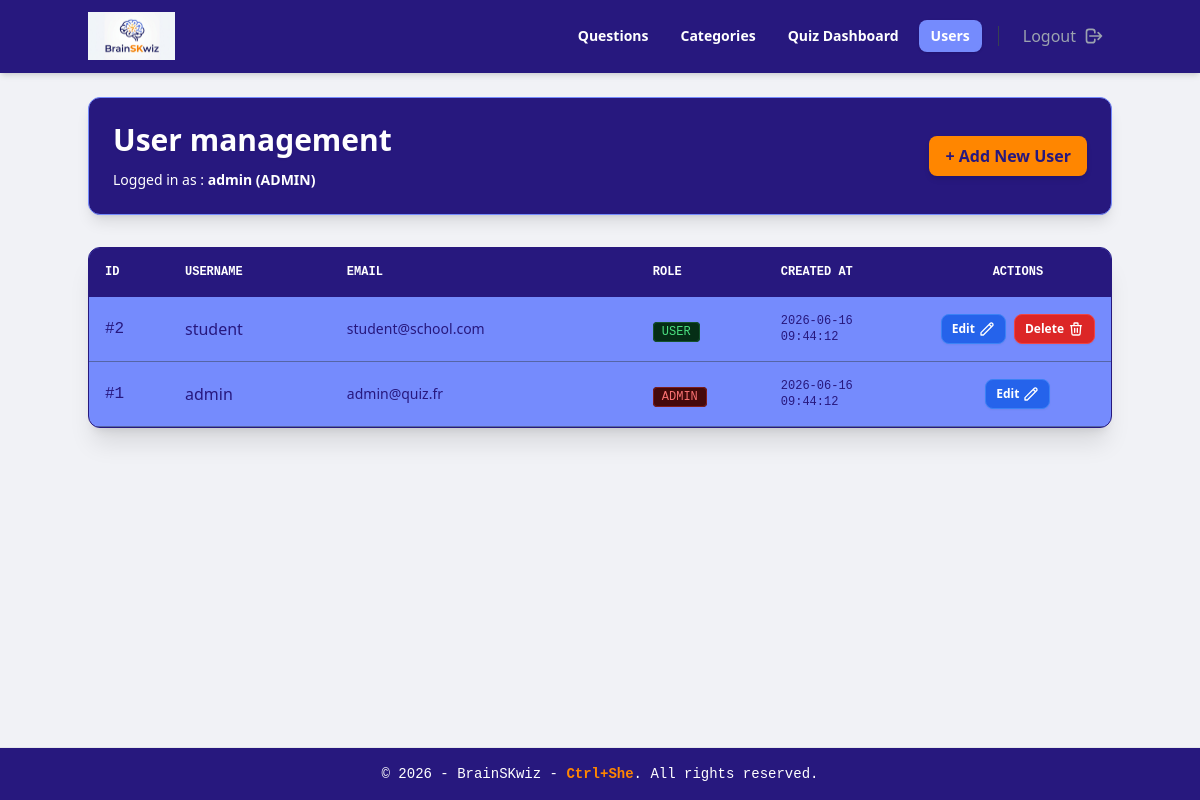
/admin_users.php (signed in), run on the app's committed database.
### tables this page shows
CREATE TABLE IF NOT EXISTS users (
    id INT AUTO_INCREMENT PRIMARY KEY,
    username VARCHAR(100) NOT NULL UNIQUE,
    email VARCHAR(255) NOT NULL UNIQUE,
    password VARCHAR(255) NOT NULL,
    role ENUM('admin', 'user') DEFAULT 'user',
    created_at TIMESTAMP DEFAULT CURRENT_TIMESTAMP
);

### src/admin_users.php (the view, shortened to what this page needs)
<?php
require_once __DIR__ . '/config/db.php';
$query = "SELECT id, username, email, role, created_at FROM users ORDER BY id DESC";
$users = $pdo->query($query)->fetchAll();
require_once __DIR__ . '/components/header.php';
?>
        <div class="flex flex-col sm:flex-row justify-between items-center text-center sm:text-left gap-4 mb-8 bg-primary p-4 md:p-6 rounded-xl border border-secondary shadow-lg">
            <div>
                <h1 class="text-2xl md:text-3xl mb-5 md:mb-3 font-extrabold text-transparent bg-clip-text bg-white drop-shadow-sm">User management</h1>
                <p class="text-xs md:text-sm mb-3 md:mb-0 text-white mt-1">
                    Logged in as : <strong class="text-white bg-white-500 "><?php echo htmlspecialchars($_SESSION['username'] ?? 'Admin', ENT_QUOTES, 'UTF-8'); ?> (<span class="uppercase"><?php echo htmlspecialchars($_SESSION['role'], ENT_QUOTES, 'UTF-8'); ?></span>)</strong>                </p>
            </div>
            <div class="w-full sm:w-auto flex justify-end">
                <button id="open-modal-btn" class="w-full sm:w-auto bg-gradient-to-r bg-accent hover:bg-accent-hover text-primary font-bold py-2 px-4 rounded-lg shadow-md transition transform hover:-translate-y-0.5 text-sm md:text-base">
                    + Add New User
                </button>
            </div>
        </div>
        <div class="bg-secondary rounded-xl border border-primary shadow-xl overflow-hidden overflow-x-auto">
            <table class="w-full text-left border-collapse min-w-[600px]">
                <thead>
                    <tr class="bg-primary text-white uppercase text-xs font-mono border-b border-primary">
                        <th class="p-4 w-20">ID</th>
                        <th class="p-4">Username</th>
                        <th class="p-4">Email</th>
                        <th class="p-4 w-32">Role</th>
                        <th class="p-4 w-40">Created At</th>
                        <th class="p-4 w-28 text-center">Actions</th>
                    </tr>
                </thead>
                <tbody id="users-table-body">
                    <?php foreach($users as $u): ?>
                        <tr id="user-row-<?php echo $u['id']; ?>" class="border-b border-gray-700/50 hover:bg-gray-700/30 transition">
                            <td class="p-4 font-mono text-primary">#<?php echo $u['id']; ?></td>
                            <td class="p-4 text-primary font-medium text-sm md:text-base"><?php echo htmlspecialchars($u['username'], ENT_QUOTES, 'UTF-8'); ?></td>
                            <td class="p-4 text-primary text-sm"><?php echo htmlspecialchars($u['email'], ENT_QUOTES, 'UTF-8'); ?></td>
                            <td class="p-4">
                                <span class="text-xs font-mono uppercase px-2 py-0.5 rounded <?php echo $u['role'] === 'admin' ? 'bg-red-950 text-red-400 border border-red-900' : 'bg-green-950 text-green-400 border border-green-900'; ?> border">
                                    <?php echo htmlspecialchars($u['role'], ENT_QUOTES, 'UTF-8'); ?>
                                </span>
                            </td>
                            <td class="p-4 text-primary text-xs font-mono"><?php echo htmlspecialchars($u['created_at'], ENT_QUOTES, 'UTF-8') ?></td>
                            <td class="p-4 align-middle text-center">
                                <div class="flex justify-center items-center gap-2 w-full h-full">
                                    <button
                                        data-id="<?php echo $u['id']; ?>"
                                        data-username="<?php echo htmlspecialchars($u['username'], ENT_QUOTES, 'UTF-8'); ?>"
                                        data-email="<?php echo htmlspecialchars($u['email'], ENT_QUOTES, 'UTF-8'); ?>"
                                        data-role="<?php echo htmlspecialchars($u['role'], ENT_QUOTES, 'UTF-8'); ?>"
                                        onclick="initEditModal(this)"
                                        title="Edit User"
                                        class="flex items-center gap-1 bg-blue-600 hover:bg-blue-600/50 border border-blue-500 hover:border-blue-800 text-white px-2.5 py-1.5 rounded-lg text-xs font-semibold transition duration-150 shadow-sm">
                                        Edit
                                        <svg class="h-4 w-4" fill="none" viewBox="0 0 24 24" stroke="currentColor" stroke-width="2">
                                            <path stroke-linecap="round" stroke-linejoin="round" d="M15.232 5.232l3.536 3.536m-2.036-5.036a2.5 2.5 0 113.536 3.536L6.5 21.036H3v-3.572L16.732 3.732z" />
                                        </svg>
                                    </button>
                                    <?php if ($u['id'] != $_SESSION['user_id'] ?? 0): ?>
                                    <button
                                        onclick="confirmDeleteUser(<?php echo $u['id']; ?>)"
                                        title="Delete User"
                                        class="flex items-center gap-1 bg-red-600 hover:bg-red-600/50 border border-red-500 hover:border-red-800 text-white px-2.5 py-1.5 rounded-lg text-xs font-semibold transition duration-150 shadow-sm">
                                        Delete
                                        <svg class="h-4 w-4" fill="none" viewBox="0 0 24 24" stroke="currentColor" stroke-width="2">
                                            <path stroke-linecap="round" stroke-linejoin="round" d="M19 7l-.867 12.142A2 2 0 0116.138 21H7.862a2 2 0 01-1.995-1.858L5 7m5 4v6m4-6v6m1-10V4a1 1 0 00-1-1h-4a1 1 0 00-1 1v3M4 7h16" />
                                        </svg>
                                    </button>
                                    <?php endif; ?>
                                </div>
                            </td>
                        </tr>
                    <?php endforeach; ?>
                </tbody>
            </table>
        </div>
<?php require_once __DIR__ . '/components/footer.php'; ?>

### src/components/header.php (shortened to what this page needs)
<!DOCTYPE html>
<html lang="en" class="h-full">
<head>
    <script src="https://cdn.tailwindcss.com"></script>
    <script src="/public/js/tailwind-config.js"></script>
</head>
<body class="bg-surface text-white h-screen overflow-hidden font-sans grid grid-rows-[auto_1fr_auto]">
    <?php if(isset($_SESSION['role']) && $_SESSION['role'] === 'admin'): ?>
    <nav class="bg-primary border-b border-primary px-4 py-3 shadow-md relative z-50 flex-shrink-0">
        <div class="max-w-5xl mx-auto flex justify-between items-center">
            <a href="/index.php" class="block transition hover:opacity-90">
                <img src="../public/logo-white.png" alt="brainSKwiz Logo" class="h-12 w-auto">
            </a>
            <div class="hidden md:flex items-center gap-4">
                <div class="flex items-center gap-2">
                    <a href="/admin_questions.php" class="px-3 py-1.5 rounded-lg text-sm font-semibold transition <?php echo strpos($_SERVER['SCRIPT_NAME'], 'admin_questions') !== false ? 'bg-secondary text-white shadow' : 'text-white hover:bg-lightBlue/30'; ?>">
                        Questions
                    </a>
                    <a href="/admin_categories.php" class="px-3 py-1.5 rounded-lg text-sm font-semibold transition <?php echo strpos($_SERVER['SCRIPT_NAME'], 'admin_categories') !== false ? 'bg-secondary text-white shadow' : 'text-white hover:bg-lightBlue/30'; ?>">
                        Categories
                    </a>
                    <a href="/admin_dashboard.php" class="px-3 py-1.5 rounded-lg text-sm font-semibold transition <?php echo strpos($_SERVER['SCRIPT_NAME'], 'admin_dashboard') !== false ? 'bg-secondary text-white shadow' : 'text-white hover:bg-lightBlue/30'; ?>">
                        Quiz Dashboard
                    </a>
                    <a href="/admin_users.php" class="px-3 py-1.5 rounded-lg text-sm font-semibold transition <?php echo strpos($_SERVER['SCRIPT_NAME'], 'admin_users') !== false ? 'bg-secondary text-white shadow' : 'text-white hover:bg-lightBlue/30'; ?>">
                        Users
                    </a>
                </div>
                <a href="/logout.php" title="Log out" class="text-gray-400 gap-2 hover:text-red-400 hover:bg-red-500/10 p-2 rounded-lg transition duration-150 flex items-center justify-center">
                    Logout
                    <svg class="h-5 w-5" fill="none" viewBox="0 0 24 24" stroke="currentColor" stroke-width="2">
                        <path stroke-linecap="round" stroke-linejoin="round" d="M17 16l4-4m0 0l-4-4m4 4H7m6 4v1a3 3 0 01-3 3H6a3 3 0 01-3-3V7a3 3 0 013-3h4a3 3 0 013 3v1" />
                    </svg>
                </a>
            </div>
        </div>
    </nav>
    <?php endif; ?>
    <main class="w-full overflow-y-auto p-4 md:p-6">
        <div class="max-w-5xl w-full mx-auto">

### src/components/footer.php
</div> </main> <footer class="w-full bg-primary border-t border-primary-800 py-4 text-center text-sm text-white font-mono">
        <p>&copy; 2026 - BrainSKwiz - <span class="text-accent font-bold hover:accent-hover transition">Ctrl+She</span>. All rights reserved.</p>
    </footer>
</body>
</html>

### data on the page
users: id "2", username "student", email "student@school.com", role "USER", created_at "2026-06-16 09:44:12"
users: id "1", username "admin", email "admin@quiz.fr", role "ADMIN", created_at "2026-06-16 09:44:12"

### other printed values
$_SESSION['username'] "admin"
$_SESSION['role'] "ADMIN"
